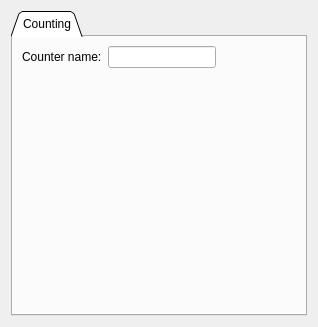
     <widget class="QWidget" name="junosacl">
      <layout class="QGridLayout" name="RuleOptions_gridLayout_22">
       <item row="0" column="0">
        <widget class="QTabWidget" name="tabwJunos">
         <property name="tabShape">
          <enum>QTabWidget::TabShape::Triangular</enum>
         </property>
         <property name="currentIndex">
          <number>0</number>
         </property>
         <widget class="QWidget" name="tab_1">
          <attribute name="title">
           <string>Counting</string>
          </attribute>
          <layout class="QVBoxLayout" name="verticalLayout">
           <item>
            <layout class="QHBoxLayout" name="horizontalLayout_6">
             <item>
              <layout class="QGridLayout" name="RuleOptions_gridLayout_23">
               <item row="0" column="0">
                <widget class="QLabel" name="label_7">
                 <property name="text">
                  <string>Counter name:</string>
                 </property>
                </widget>
               </item>
               <item row="0" column="1">
                <widget class="QLineEdit" name="counterLineEdit"/>
               </item>
              </layout>
             </item>
             <item>
              <spacer name="horizontalSpacer_17">
               <property name="orientation">
                <enum>Qt::Orientation::Horizontal</enum>
               </property>
               <property name="sizeHint" stdset="0">
                <size>
                 <width>80</width>
                 <height>20</height>
                </size>
               </property>
              </spacer>
             </item>
            </layout>
           </item>
           <item>
            <spacer name="verticalSpacer_8">
             <property name="orientation">
              <enum>Qt::Orientation::Vertical</enum>
             </property>
             <property name="sizeHint" stdset="0">
              <size>
               <width>20</width>
               <height>235</height>
              </size>
             </property>
            </spacer>
           </item>
          </layout>
         </widget>
        </widget>
       </item>
      </layout>
     </widget>
